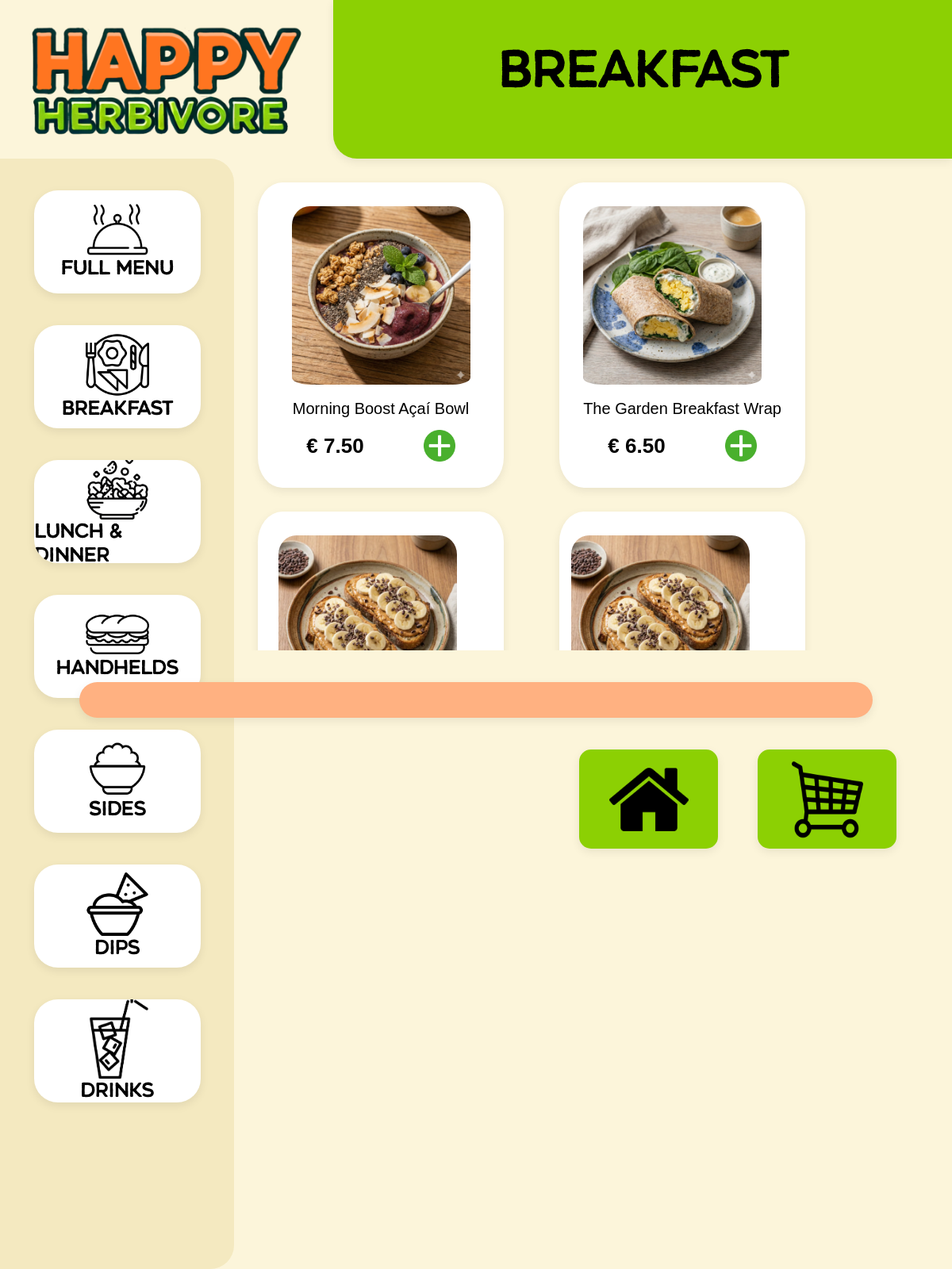
/menu.php?category=1, run on an earlier commit of the app's database.
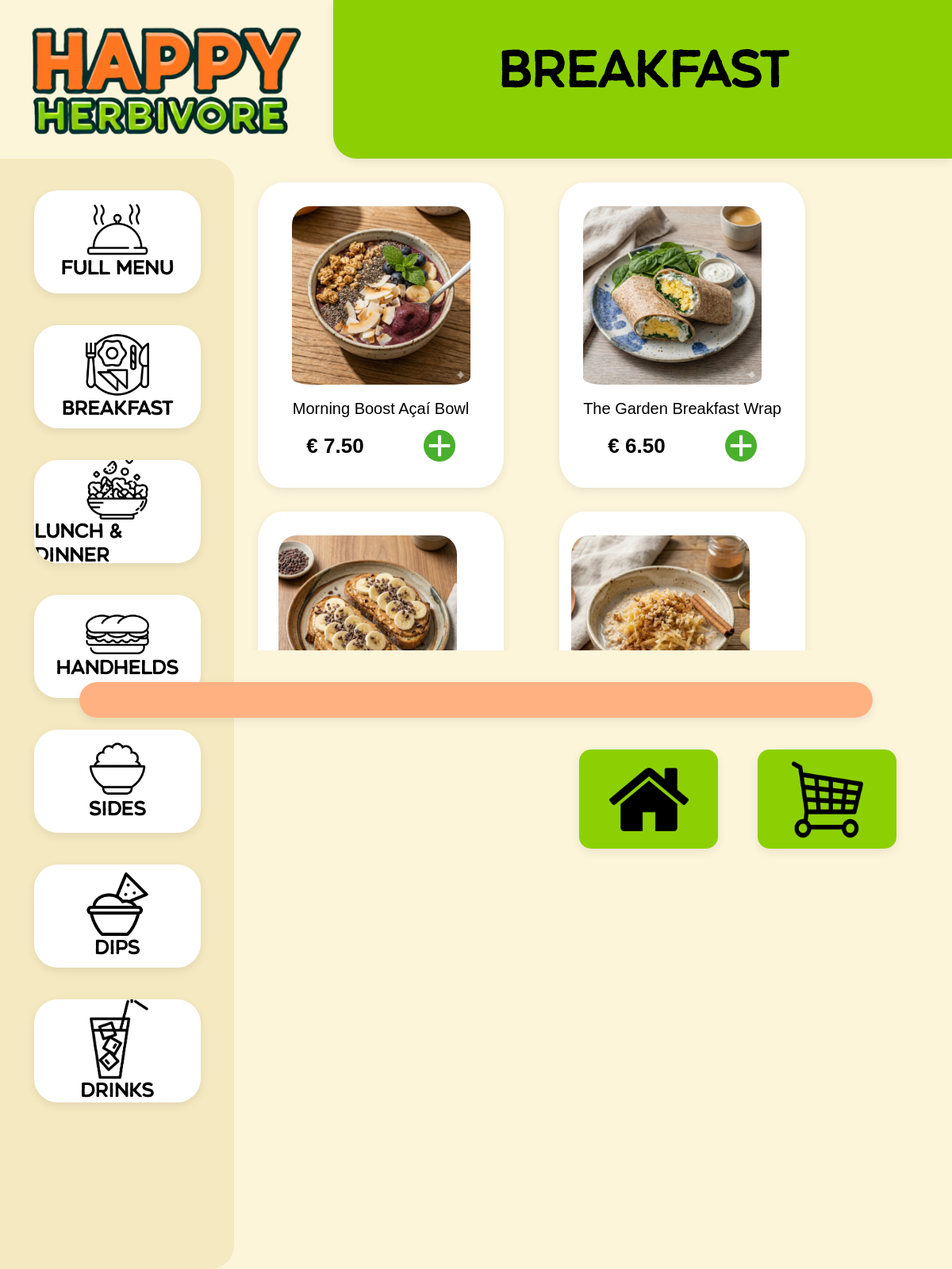
And on a later commit of the database.
### tables this page shows
CREATE TABLE `categories` (
  `category_id` int(11) NOT NULL,
  `name` varchar(50) NOT NULL,
  `description` text NOT NULL
);

CREATE TABLE `products` (
  `product_id` int(11) NOT NULL,
  `category_id` int(11) NOT NULL,
  `image_id` int(11) NOT NULL,
  `name` varchar(50) NOT NULL,
  `description` text NOT NULL,
  `price` decimal(25,2) NOT NULL,
  `kcal` varchar(25) NOT NULL,
  `diet_type` text NOT NULL,
  `available` tinyint(1) NOT NULL
);

CREATE TABLE `images` (
  `image_id` int(11) NOT NULL,
  `filename` varchar(255) NOT NULL,
  `description` text NOT NULL
);

### lang.php (called while the page is built, shortened)
<?php
require_once __DIR__ . '/connection.php';
function getCurrentLanguage(): string
{
    $option = $_SESSION['languageOption'] ?? 'English';
    return 'en';
}
function t(string $key, ?string $default = null): string
{
    static $cache = [];
    $lang = getCurrentLanguage();
    $cacheKey = $lang . '|' . $key;
    if (isset($cache[$cacheKey])) {
        return $cache[$cacheKey];
    }
    global $pdo;
    try {
        $stmt = $pdo->prepare(
            'SELECT text FROM translations WHERE language = :language AND `key` = :key LIMIT 1'
        );
        $stmt->execute([
            ':language' => $lang,
            ':key'      => $key,
        ]);
        $row = $stmt->fetch(PDO::FETCH_ASSOC);
        if ($row && isset($row['text'])) {
            $cache[$cacheKey] = $row['text'];
            return $row['text'];
        }
    } catch (Throwable $e) {
    }
    if ($default !== null) {
        return $default;
    }
    return $default ?? $key;
}

### menu.php (the view, shortened to what this page needs)
<?php
include("connection.php");
require_once 'lang.php';
try {
    $category_id = $_GET['category'] ?? null;
    if ($category_id) {
        $stmt = $pdo->prepare("
            SELECT products.*, images.filename, images.description AS image_description
            FROM products
            LEFT JOIN images ON products.image_id = images.image_id
            WHERE products.category_id = :category_id
        ");
        $stmt->bindParam(':category_id', $category_id, PDO::PARAM_INT);
    } else {
        $stmt = $pdo->prepare("
            SELECT products.*, images.filename, images.description AS image_description
            FROM products
            LEFT JOIN images ON products.image_id = images.image_id
        ");
    }
    $header_title = t('menu.category.full_menu', 'Full Menu');
if ($category_id) {
    $stmtCategory = $pdo->prepare("
        SELECT name
        FROM categories
        WHERE category_id = :category_id
    ");
    $stmtCategory->bindParam(':category_id', $category_id, PDO::PARAM_INT);
    $stmtCategory->execute();
    $category = $stmtCategory->fetch(PDO::FETCH_ASSOC);
    if ($category) {
        $header_title = $category['name'];
    }
}
    $stmt->execute();
    $products = $stmt->fetchAll(PDO::FETCH_ASSOC);
} catch (PDOException $e) {
    echo "Error: " . $e->getMessage();
    exit;
}
?>
<!DOCTYPE html>
<html lang="<?= htmlspecialchars(getCurrentLanguage()); ?>">
<head>
    <link rel="stylesheet" href="assets/css/menu.css">
    <link rel="stylesheet" href="assets/css/style.css">
</head>
<body>
    <div class="topbar-container">
        <div class="top-left">
            <img src="assets/img/logo_big_happy_herbivore_transparent.png" id="menu-logo">
        </div>
        <div class="top-right">
            <div id="menu-topbox">
                <h2><?= htmlspecialchars($header_title); ?></h2>
            </div>
        </div>
    </div>
    <div class="content-container">
        <div class="categories-box">
    <a href="menu.php" class="option-button">
        <img src="assets/img/highlights.png" id="category-icon">
        <h1><?= htmlspecialchars(t('menu.category.full_menu', 'Full menu')); ?></h1>
    </a>
    <a href="menu.php?category=1" class="option-button">
        <img src="assets/img/breakfast-icon.png" id="category-icon">
        <h1><?= htmlspecialchars(t('menu.category.breakfast', 'Breakfast')); ?></h1>
    </a>
    <a href="menu.php?category=2" class="option-button">
        <img src="assets/img/salad-icon.png" id="category-icon">
        <h1><?= htmlspecialchars(t('menu.category.lunch_dinner', 'Lunch & Dinner')); ?></h1>
    </a>
    <a href="menu.php?category=3" class="option-button">
        <img src="assets/img/sandwich-icon.png" id="category-icon">
        <h1><?= htmlspecialchars(t('menu.category.handhelds', 'Handhelds')); ?></h1>
    </a>
    <a href="menu.php?category=4" class="option-button">
        <img src="assets/img/sides-icon.png" id="category-icon">
        <h1><?= htmlspecialchars(t('menu.category.sides', 'Sides')); ?></h1>
    </a>
    <a href="menu.php?category=5" class="option-button">
        <img src="assets/img/dips-icon.png" id="category-icon">
        <h1><?= htmlspecialchars(t('menu.category.dips', 'Dips')); ?></h1>
    </a>
    <a href="menu.php?category=6" class="option-button">
        <img src="assets/img/drink-icon.png" id="category-icon">
        <h1><?= htmlspecialchars(t('menu.category.drinks', 'Drinks')); ?></h1>
    </a>
        </div>
<div class="menu-items">
<?php foreach($products as $product): ?>
    <div class="menu-item">
    <a href="product.php?id=<?= $product['product_id']; ?>" class="menu-link">
        <?php if(!empty($product['filename'])): ?>
            <img src="assets/img/<?= htmlspecialchars($product['filename']); ?>" id="product-image"
                 alt="<?= htmlspecialchars(t('product.description.' . (string)$product['product_id'], $product['description'])); ?>">
        <?php endif; ?>
        <h3><?= htmlspecialchars(t('product.name.' . (string)$product['product_id'], $product['name'])); ?></h3>
    <div class="productinfo-container">
        <div class="left-row">
        <h4>€ <?= htmlspecialchars($product['price']); ?></h4>
        </div>
        <div class="right-row">
        <a href="cart_action.php?id=<?= $product['product_id']; ?>">
    <img src="assets/img/add-icon.png" class="add-button">
</a>
        </div>
    </div>
    </div>
<?php endforeach; ?>
</div>
        </div>
    <div class="bottombar-container">
        <div id="pink-bar"></div>
        <div class="button-row">
        <a href="index.php" id="cancel-button">
            <img src="assets/img/home-icon.png" id="cancel-image">
        </a>
        <a href="cart.php" id="cart-button">
            <img src="assets/img/cart.png" id="cart-image">
        </a>
        </div>
        </div>
</body>
</html>

### assets/css/menu.css (style rules this page uses)
html, body { margin: 0; padding: 0; height: 100%; background-color: #FCF5DA; }
.topbar-container { width: 100%; height: auto; display: flex; flex-direction: row; }
.top-left { width: 35%; display: flex; align-items: center; justify-content: center; flex-direction: column; }
.top-right { width: 65%; display: flex; align-items: center; justify-content: center; text-align: center; flex-direction: column; }
#menu-logo { width: 350px; height: auto; }
#menu-topbox { width: 100%; height: 200px; background-color: #8CD003; border-radius: 0px 0px 0px 30px; box-shadow: 0 4px 12px rgba(0, 0, 0, 0.08); }
h2 { font-size: 60px; font-family: NotoSans, sans-serif; }
.content-container { width: 100%; height: 70%; display: flex; flex-direction: row; }
.categories-box { width: 295px; height: 1400px; background-color: #F4E9C0; border-radius: 0px 30px 30px 0px; display: flex; flex-direction: column; align-items: center; }
.option-button { width: 210px; height: 130px; border-radius: 30px; background-color: white; margin-top: 40px; display: flex; align-items: center; justify-content: center; flex-direction: column; overflow: hidden; text-decoration: none; box-shadow: 0 4px 12px rgba(0, 0, 0, 0.08); }
.menu-link { text-decoration: none; color: black; }
#category-icon { width: 80px; height: auto; }
h1 { font-size: 23px; font-family: NotoSans, sans-serif; margin: 0.5px; color: black; }
.menu-items { width: 70%; height: 100%; padding: 30px; display: flex; flex-wrap: wrap; flex-direction: row; column-gap: 70px; row-gap: 30px; align-content: flex-start; justify-content: flex-start; overflow-y: scroll; }
.menu-item { width: 300px; height: 375px; background-color: white; border-radius: 10%; display: flex; flex-direction: column; justify-content: center; align-items: center; overflow: hidden; padding: 5px; box-shadow: 0 4px 12px rgba(0, 0, 0, 0.08); }
.bottombar-container { width: 100%; height: auto; display: flex; flex-direction: column; align-items: center; row-gap: 40px; }
#pink-bar { width: 1000px; height: 45px; border-radius: 40px; background-color: #FFB181; margin-top: 100px; box-shadow: 0 4px 12px rgba(0, 0, 0, 0.08); }
#cart-button { width: 175px; height: 125px; background-color: #8CD003; border-radius: 15px; display: flex; justify-content: center; align-items: center; margin-right: 70px; box-shadow: 0 4px 12px rgba(0, 0, 0, 0.08); }
#cart-image { width: 90px; height: 100px; padding: 10px; }
#product-image { width: 225px; height: auto; border-radius: 10%; padding-bottom: 15px; }
h3 { margin: 0; font-size: 20px; font-family: NotoSans, sans-serif; font-weight: 500; text-align: center; }
h4 { margin: 0; font-size: 26px; font-weight: bold; font-family: NotoSans, sans-serif; }
.add-button { width: 40px; height: auto; }
.productinfo-container { width: 100%; display: flex; flex-direction: row; column-gap: 75px; justify-content: center; padding-top: 15px; }
.left-row { margin-top: 5px; }
.button-row { width: 100%; display: flex; flex-direction: row; justify-content: flex-end; gap: 50px; }
#cancel-button { width: 175px; height: 125px; background-color: #8CD003; border-radius: 15px; display: flex; justify-content: center; align-items: center; box-shadow: 0 4px 12px rgba(0, 0, 0, 0.08); }
#cancel-image { width: 100px; height: auto; }

### assets/css/style.css (style rules this page uses)
html, body { margin: 0; padding: 0; height: 100%; }
h1, h2 { font-family: 'renos_roughregular', sans-serif; }

What changed in the data, as far as the page shows it:
changed products (number 4 of 4 on the later page): image.filename: a different picture
